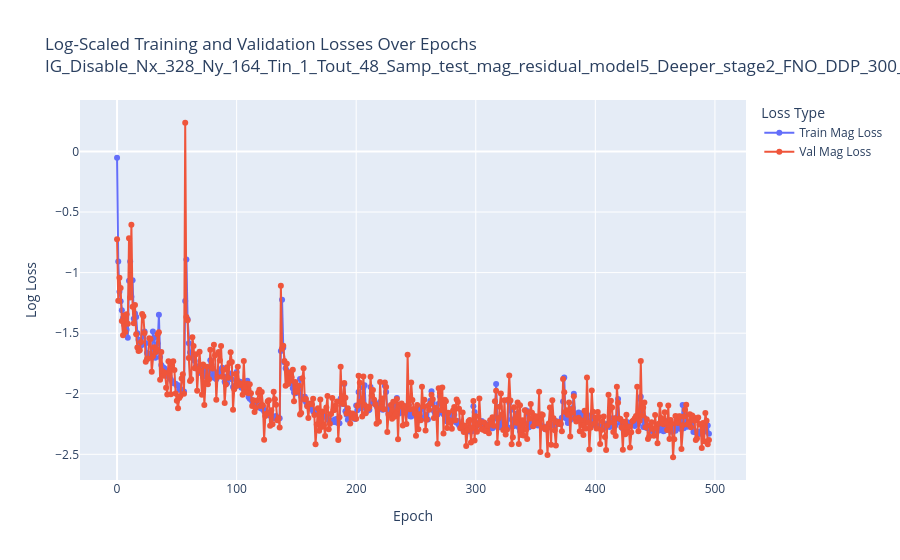

Source (notebook cell):
### Code cell
# --- 1. Load Magnifier Model ---
train_size = 300
tag_mag = 'test_mag_residual_model5_Deeper_stage2'


path_mag, mode_mag = get_checkpoint_path(
    case, Nx, Ny, T_in, T_out, 
    tag=tag_mag, 
    op_type=operator_type, 
    train_size=train_size, 
    ig_enabled=False,
    SAVED_MODEL_PATH = SAVED_MODEL_PATH,
    if_best=False 
)

checkpoint_mag = torch.load(path_mag, map_location=device, weights_only=False)

if 'stage2' in tag_mag:
    plot_log_loss(checkpoint_mag["loss_df_magnifier"], mode=mode_mag + '_Magnifier_Model' + f' (Epoch: {checkpoint_mag["epoch"]})', plot_ig_loss=False)
else:
    plot_log_loss(checkpoint_mag["loss_df_main"], mode=mode_mag + '_Global_Model' + f'  (Epoch: {checkpoint_mag["epoch"]})', plot_ig_loss=False)

### Figure 1 — Plotly figure (JSON) as saved in the notebook; plotly's stock layout.template omitted (floating-point values rounded to 4 significant figures; data arrays with more than 128 entries replaced by an {"elided": "..."} marker saying what was removed)
{"data": [{"hovertemplate": "Loss Type=Train Mag Loss<br>Epoch=%{x}<br>Log Loss=%{y}<extra></extra>", "legendgroup": "Train Mag Loss", "line": {"color": "#636efa", "dash": "solid"}, "marker": {"symbol": "circle"}, "mode": "lines+markers", "name": "Train Mag Loss", "orientation": "v", "showlegend": true, "type": "scatter", "x": {"elided": "496 int values"}, "xaxis": "x", "y": {"elided": "496 float values"}, "yaxis": "y"}, {"hovertemplate": "Loss Type=Val Mag Loss<br>Epoch=%{x}<br>Log Loss=%{y}<extra></extra>", "legendgroup": "Val Mag Loss", "line": {"color": "#EF553B", "dash": "solid"}, "marker": {"symbol": "circle"}, "mode": "lines+markers", "name": "Val Mag Loss", "orientation": "v", "showlegend": true, "type": "scatter", "x": {"elided": "496 int values"}, "xaxis": "x", "y": {"elided": "496 float values"}, "yaxis": "y"}], "layout": {"legend": {"title": {"text": "Loss Type"}, "tracegroupgap": 0}, "title": {"text": "Log-Scaled Training and Validation Losses Over Epochs<br>IG_Disable_Nx_328_Ny_164_Tin_1_Tout_48_Samp_test_mag_residual_model5_Deeper_stage2_FNO_DDP_300_Magnifier_Model (Epoch: 495)"}, "xaxis": {"anchor": "y", "domain": [0, 1], "title": {"text": "Epoch"}}, "yaxis": {"anchor": "x", "domain": [0, 1], "title": {"text": "Log Loss"}}}}
